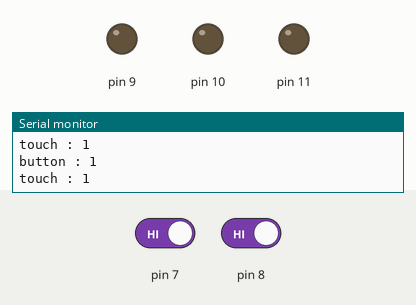
This sketch was run on a simulated Arduino Uno, built with avr-gcc and run on an emulated ATmega328P. Parts: output pins drawn as LEDs (lit = HIGH), the last lines printed to the serial monitor. Inputs (shaded band) come from the test bench; at power-on: pin 7 HIGH, pin 8 HIGH.

Above: at 1.2 s.
1.3 s: pin 7 driven LOW
At 2.5 s:
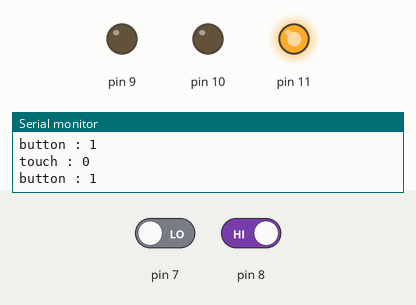
2.8 s: pin 8 driven LOW
At 4.0 s:
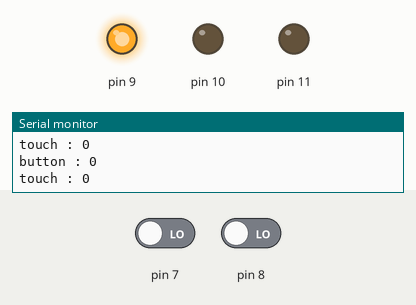
4.3 s: pin 7 driven HIGH
At 5.6 s:
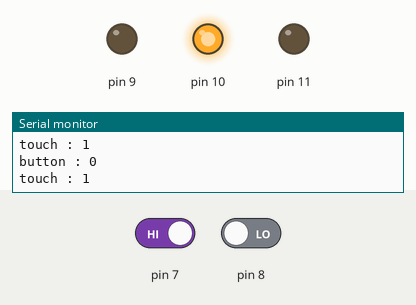
Timing chart, 0 to 7.3 s (numbered marks = the images above; inputs shaded):
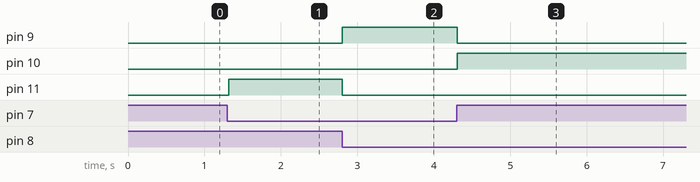

The sketch:

190927_if_button_touch.ino
```cpp
void setup() {
  pinMode(7,INPUT);
  pinMode(8,INPUT);
  pinMode(9,OUTPUT);
  pinMode(10,OUTPUT);
  pinMode(11,OUTPUT);
  Serial.begin(9600);

}

void loop() {
  Serial.print("touch : ");
  Serial.println(digitalRead(7));
  Serial.print("button : ");
  Serial.println(digitalRead(8));
  if(digitalRead(7) == LOW && digitalRead(8) == LOW)
  {
    digitalWrite(9,HIGH);
    digitalWrite(10,LOW);
    digitalWrite(11,LOW);
  }
  else if(digitalRead(7) == HIGH && digitalRead(8) == LOW)
  {
    digitalWrite(9,LOW);
    digitalWrite(10,HIGH);
    digitalWrite(11,LOW);
  }
  else if(digitalRead(7) == LOW && digitalRead(8) == HIGH)
  {
    digitalWrite(9,LOW);
    digitalWrite(10,LOW);
    digitalWrite(11,HIGH);
  }
//  else if(digitalRead(7) == HIGH && digitalRead(8) == HIGH)
//  {
//    digitalWrite(9,HIGH);
//    digitalWrite(10,HIGH);
//    digitalWrite(11,HIGH);
//  }
}
```

Measured:
- after the input at 1.3 s, pin 11: LOW → HIGH at once
- after the input at 2.8 s, pin 9: LOW → HIGH at once; pin 11: HIGH → LOW at once
- after the input at 4.3 s, pin 9: HIGH → LOW at once; pin 10: LOW → HIGH at once
